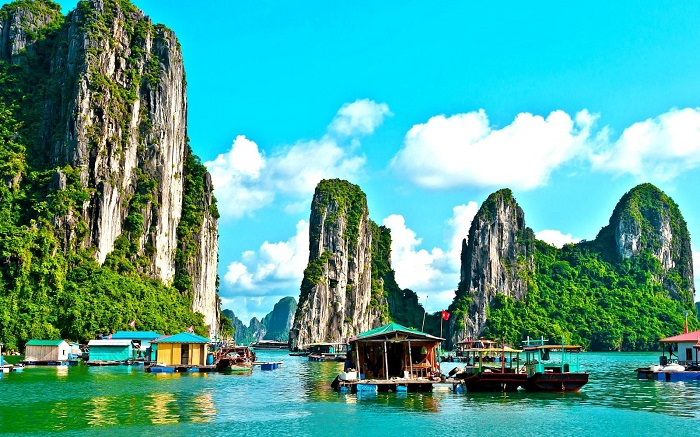
#> input picture Lab4_2174802010116_PhanTranQuangThai/exercise1/ha-long-bay-in-vietnam.jpg, 700 x 437 px; its folder holds only this picture in this run
$ jupyter execute Lab4.ipynb
#> lines starting #> are read from the running program, lines starting #| are printed output that depends on the picture
## 1. Các biến đổi ảnh cơ bản

[cell 1]
import cv2
import numpy as np
import os
from matplotlib import pyplot as plt

def inverse_image(img):
    return 255 - img

# [24 lines left out: functions gamma_correction, log_transform, histogram_equalization, contrast_stretching, not called in this run]

transformations = {
    'I': ('Inverse', inverse_image),
    'G': ('Gamma Correction', gamma_correction),
    'L': ('Log Transform', log_transform),
    'H': ('Histogram Equalization', histogram_equalization),
    'C': ('Contrast Stretching', contrast_stretching),
}

folder = 'exercise1'
output_folder = 'output1'
os.makedirs(output_folder, exist_ok=True)

print("Nhập phím: I (Inverse), G (Gamma), L (Log), H (Hist Equal), C (Contrast)")
choice = input("Nhập lựa chọn của bạn: ").upper()
#> the answer given: 1

if choice in transformations:
    name, func = transformations[choice]
    print(f"Áp dụng: {name}")

    for filename in os.listdir(folder):
        if filename.lower().endswith(('.jpg', '.png', '.jpeg', '.bmp')):
            path = os.path.join(folder, filename)
            img = cv2.imread(path)

            if choice in ['I', 'G', 'L', 'C']:
                result = func(img)
                display_img = cv2.cvtColor(img, cv2.COLOR_BGR2RGB)
                result_display = cv2.cvtColor(result, cv2.COLOR_BGR2RGB)
            elif choice == 'H':
                result = func(img)
                display_img = cv2.cvtColor(img, cv2.COLOR_BGR2RGB)
                result_display = cv2.cvtColor(result, cv2.COLOR_BGR2RGB)

            output_path = os.path.join(output_folder, f"{choice}_{filename}")
            cv2.imwrite(output_path, result)

            plt.figure(figsize=(10, 4))
            plt.subplot(1, 2, 1)
            plt.title("Original")
            plt.imshow(display_img)
            plt.axis('off')

            plt.subplot(1, 2, 2)
            plt.title(f"{name}")
            plt.imshow(result_display)
            plt.axis('off')
            plt.show()
else:
    print("Phím không hợp lệ!")

## 2. Biến đổi ảnh với Fourier và Butterworth Filter

[cell 2]
import cv2
import numpy as np
import os
from matplotlib import pyplot as plt

# [35 lines left out: functions fft_image, butterworth_lowpass, butterworth_highpass, not called in this run]

transformations = {
    'F': ('Fast Fourier Transform', fft_image),
    'L': ('Butterworth Lowpass Filter', butterworth_lowpass),
    'H': ('Butterworth Highpass Filter', butterworth_highpass),
}

folder = 'exercise1'
output_folder = 'output1'
os.makedirs(output_folder, exist_ok=True)

print("Nhập phím: F (FFT), L (Lowpass), H (Highpass)")
choice = input("Nhập lựa chọn của bạn: ").upper()
#> the answer given: 1

if choice in transformations:
    name, func = transformations[choice]
    print(f"Đang áp dụng: {name}")

    for filename in os.listdir(folder):
        if filename.lower().endswith(('.jpg', '.png', '.jpeg', '.bmp')):
            path = os.path.join(folder, filename)
            img_color = cv2.imread(path, cv2.IMREAD_COLOR)
            img_gray = cv2.cvtColor(img_color, cv2.COLOR_BGR2GRAY)

            result = func(img_gray)
            output_path = os.path.join(output_folder, f"{choice}_{filename}")
            cv2.imwrite(output_path, result)

            plt.figure(figsize=(10, 4))
            plt.subplot(1, 2, 1)
            plt.title("Original")
            plt.imshow(cv2.cvtColor(img_color, cv2.COLOR_BGR2RGB))
            plt.axis('off')

            plt.subplot(1, 2, 2)
            plt.title(f"{name}")
            plt.imshow(result, cmap='gray')
            plt.axis('off')
            plt.show()
else:
    print("Phím không hợp lệ!")

## 3. Ngẫu nhiên đảo RGB và chọn phép biến đổi từ câu 1

[cell 3]
import cv2
import numpy as np
import os
import random
from matplotlib import pyplot as plt

def inverse_image(img):
    return 255 - img

# [10 lines left out: functions gamma_correction, log_transform, not called in this run]

def histogram_equalization(img):
    ycrcb = cv2.cvtColor(img, cv2.COLOR_BGR2YCrCb)
    ycrcb[:, :, 0] = cv2.equalizeHist(ycrcb[:, :, 0])
    return cv2.cvtColor(ycrcb, cv2.COLOR_YCrCb2BGR)

# [6 lines left out: function contrast_stretching, not called in this run]

transformations = {
    'I': ('Inverse', inverse_image),
    'G': ('Gamma Correction', gamma_correction),
    'L': ('Log Transform', log_transform),
    'H': ('Histogram Equalization', histogram_equalization),
    'C': ('Contrast Stretching', contrast_stretching),
}

folder = 'exercise1'
output_folder = 'output1'
os.makedirs(output_folder, exist_ok=True)
color_orders = [(0, 1, 2), (0, 2, 1), (1, 0, 2), (1, 2, 0), (2, 0, 1), (2, 1, 0)]
for filename in os.listdir(folder):
    if filename.lower().endswith(('.jpg', '.png', '.jpeg', '.bmp')):
        path = os.path.join(folder, filename)
        img = cv2.imread(path)
#> img is the input picture: shape (437, 700, 3); mean B, G, R 153.4, 164.8, 80.7

        order = random.choice(color_orders)
        shuffled = img[:, :, list(order)]
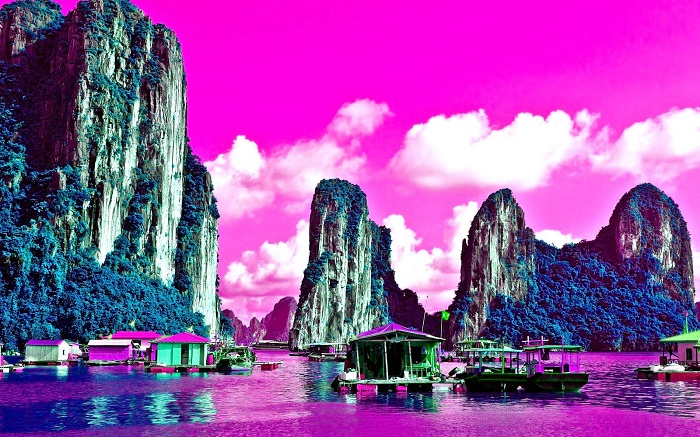
#> shuffled: shape (437, 700, 3); mean B, G, R 164.8, 80.7, 153.4

        key = random.choice(list(transformations.keys()))
        name, func = transformations[key]
        transformed = func(shuffled)
#> in histogram_equalization, `ycrcb = cv2.cvtColor(img, cv2.COLOR_BGR2YCrCb)`: ycrcb: shape (437, 700, 3); mean of channels 0, 1, 2 112, 157.5, 157.8
#> in histogram_equalization, `ycrcb[:, :, 0] = cv2.equalizeHist(ycrcb[:, :, 0])`: ycrcb: shape (437, 700, 3); mean of channels 0, 1, 2 129.1, 157.5, 157.8
#> in histogram_equalization, `return cv2.cvtColor(ycrcb, cv2.COLOR_YCrCb2BGR)`:
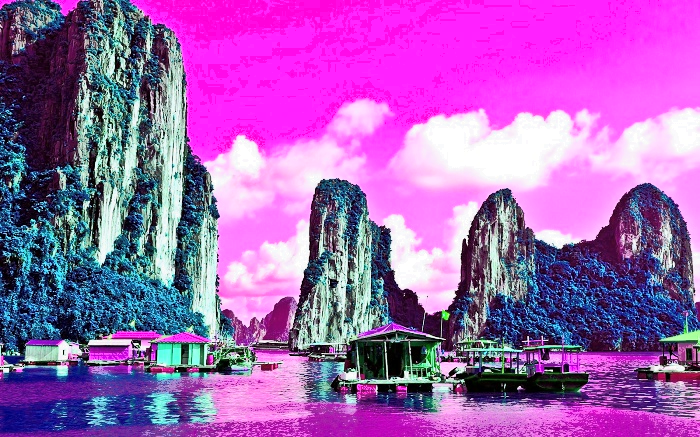
#> returned value: shape (437, 700, 3); mean B, G, R 179.8, 97.7, 161.6

        output_path = os.path.join(output_folder, f"{key}_RGB_{filename}")
        cv2.imwrite(output_path, transformed)
        plt.figure(figsize=(10, 4))
        plt.subplot(1, 2, 1)
        plt.title("Original")
        plt.imshow(cv2.cvtColor(img, cv2.COLOR_BGR2RGB))
        plt.axis('off')
        plt.subplot(1, 2, 2)
        plt.title(f"{name} + RGB shuffled")
        plt.imshow(cv2.cvtColor(transformed, cv2.COLOR_BGR2RGB))
        plt.axis('off')
        plt.show()
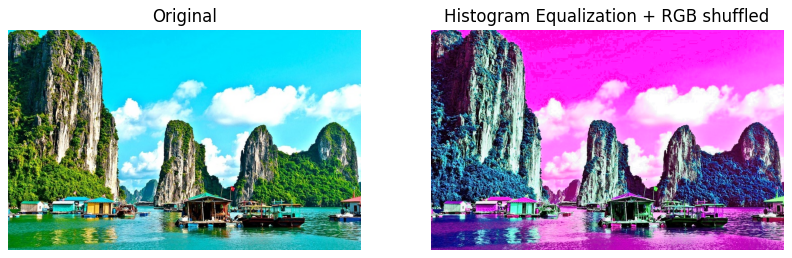
#> figure drawn by matplotlib, 2 panels

## 4. Ngẫu nhiên đảo RGB và áp dụng phép lọc bổ sung (Min/Max)

[cell 4]
import cv2
import numpy as np
import os
import random
from matplotlib import pyplot as plt

# [5 lines left out: function fft_image, not called in this run]

def butterworth_lowpass(img, D0=30, n=2):
    rows, cols = img.shape
    u, v = np.meshgrid(np.arange(cols) - cols//2, np.arange(rows) - rows//2)
    D = np.sqrt(u**2 + v**2)
    H = 1 / (1 + (D / D0)**(2*n))

    F = np.fft.fft2(img)
    F_shift = np.fft.fftshift(F)
    G = H * F_shift
    G_ishift = np.fft.ifftshift(G)
    img_back = np.fft.ifft2(G_ishift)
    return np.uint8(np.abs(img_back))

# [12 lines left out: function butterworth_highpass, not called in this run]

def min_filter(img, ksize=3):
    return cv2.erode(img, np.ones((ksize, ksize), np.uint8))

def max_filter(img, ksize=3):
    return cv2.dilate(img, np.ones((ksize, ksize), np.uint8))

transformations = {
    'F': ('FFT', fft_image),
    'L': ('Lowpass', butterworth_lowpass),
    'H': ('Highpass', butterworth_highpass),
}

folder = 'exercise1'
output_folder = 'output1'
os.makedirs(output_folder, exist_ok=True)

color_orders = [(0, 1, 2), (0, 2, 1), (1, 0, 2), (1, 2, 0), (2, 0, 1), (2, 1, 0)]

for filename in os.listdir(folder):
    if filename.lower().endswith(('.jpg', '.png', '.jpeg', '.bmp')):
        path = os.path.join(folder, filename)
        img = cv2.imread(path)

        order = random.choice(color_orders)
        shuffled = img[:, :, list(order)]

        gray = cv2.cvtColor(shuffled, cv2.COLOR_BGR2GRAY)
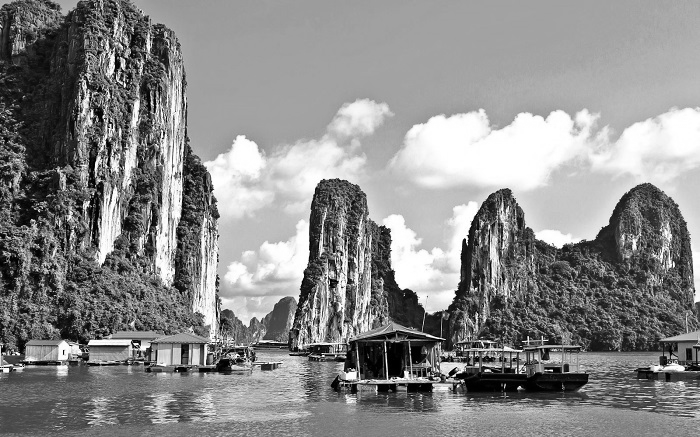
#> gray: shape (437, 700); min 0, max 255, mean 138.4

        key = random.choice(list(transformations.keys()))
        name, func = transformations[key]
        print(f"Đang áp dụng {name} cho {filename}")

        result = func(gray)
#> in butterworth_lowpass, `return np.uint8(np.abs(img_back))`:
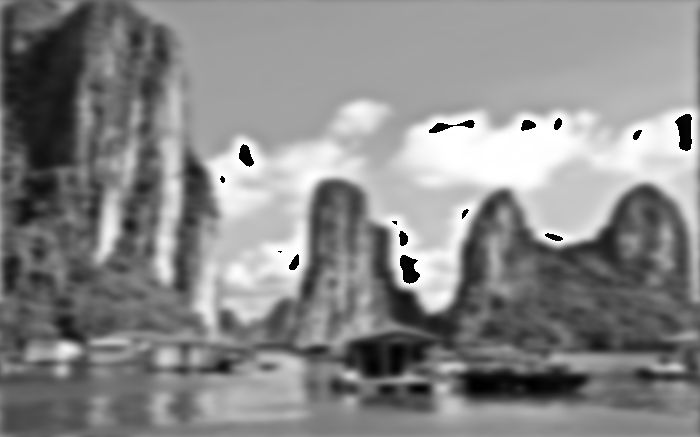
#> returned value: shape (437, 700); min 0, max 255, mean 136.3

        if key == 'L':
            result = min_filter(result)
            name += ' + MinFilter'
        elif key == 'H':
            result = max_filter(result)
            name += ' + MaxFilter'

        output_path = os.path.join(output_folder, f"{key}_RGB_{filename}")
        cv2.imwrite(output_path, result)
        plt.figure(figsize=(10, 4))
        plt.subplot(1, 2, 1)
        plt.title("Original")
        plt.imshow(cv2.cvtColor(img, cv2.COLOR_BGR2RGB))
        plt.axis('off')
        plt.subplot(1, 2, 2)
        plt.title(name)
        plt.imshow(result, cmap='gray')
        plt.axis('off')
        plt.show()
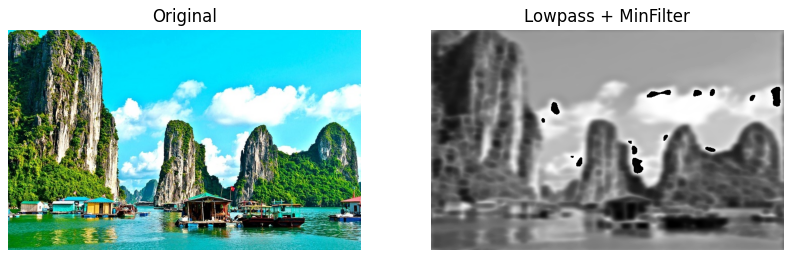
#> figure drawn by matplotlib, 2 panels

$ run again, on Lab4_2174802010116_PhanTranQuangThai/exercise1/pagoda.jpg
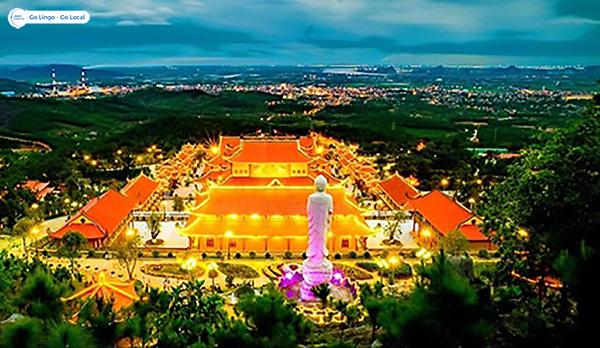
#> input picture Lab4_2174802010116_PhanTranQuangThai/exercise1/pagoda.jpg, 600 x 348 px
#> img is the input picture: shape (348, 600, 3); mean B, G, R 64.1, 94.8, 82.1
#> in butterworth_lowpass, `return np.uint8(np.abs(img_back))`:
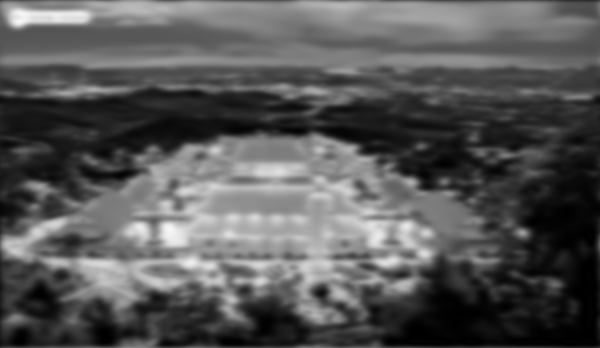
#> returned value: shape (348, 600); min 0, max 247, mean 87
#> `plt.show()`:
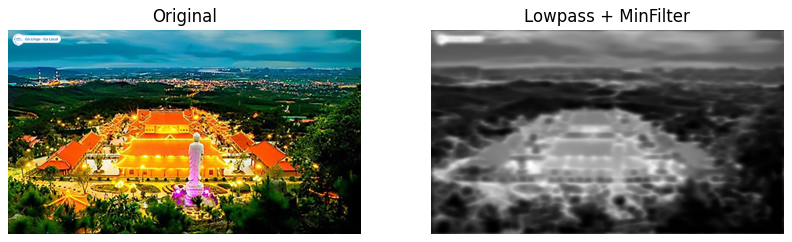
#> figure drawn by matplotlib, 2 panels

$ run again, on Lab4_2174802010116_PhanTranQuangThai/exercise1/quang_ninh.jpg
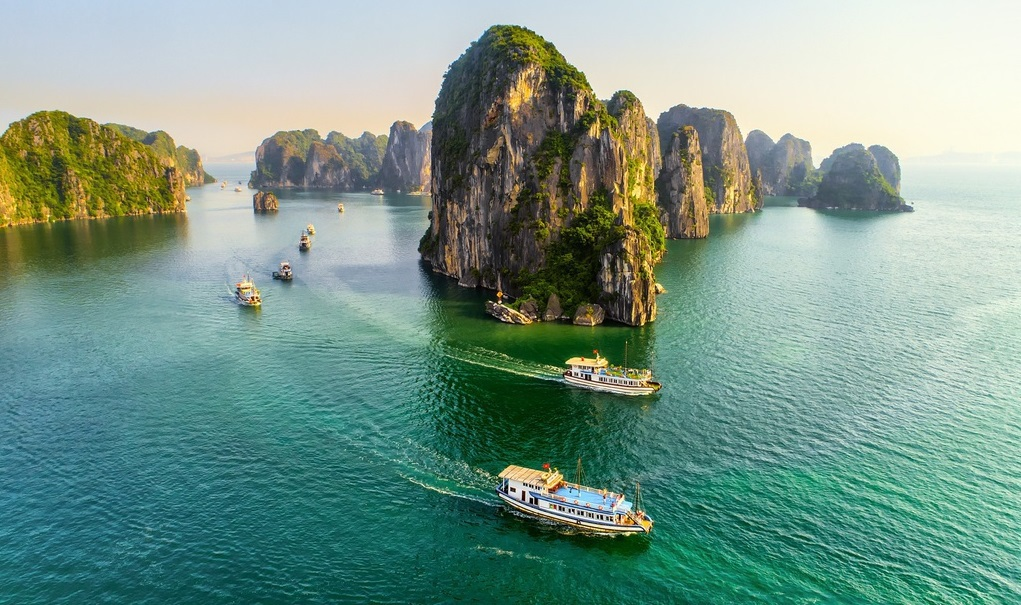
#> input picture Lab4_2174802010116_PhanTranQuangThai/exercise1/quang_ninh.jpg, 1021 x 605 px
#> img is the input picture: shape (605, 1021, 3); mean B, G, R 137.7, 151, 119.9
#> in butterworth_lowpass, `return np.uint8(np.abs(img_back))`:
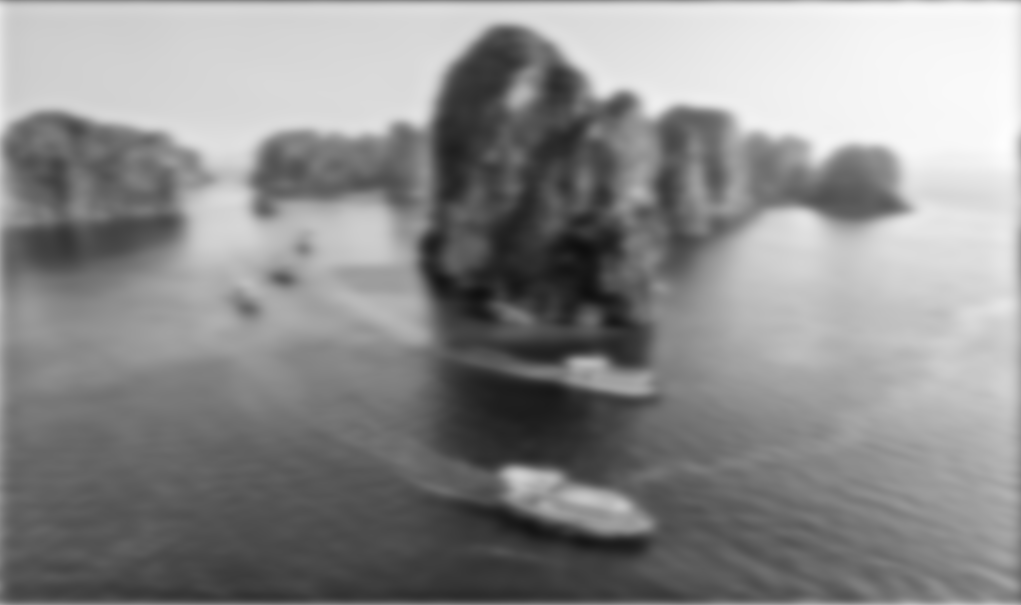
#> returned value: shape (605, 1021); min 14, max 254, mean 139.7
#> `plt.show()`:
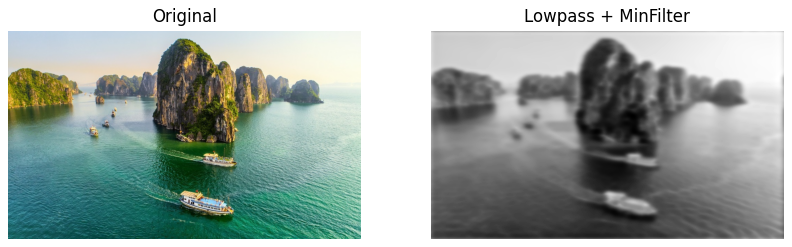
#> figure drawn by matplotlib, 2 panels
